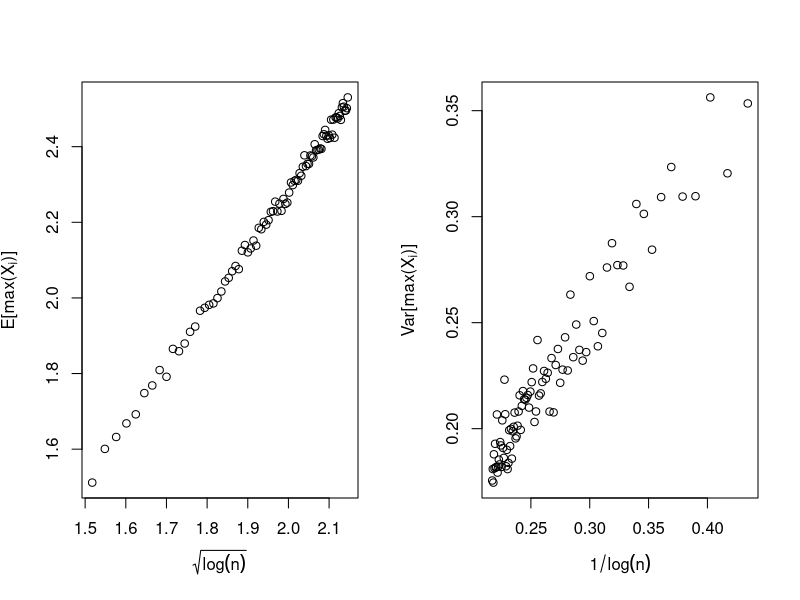
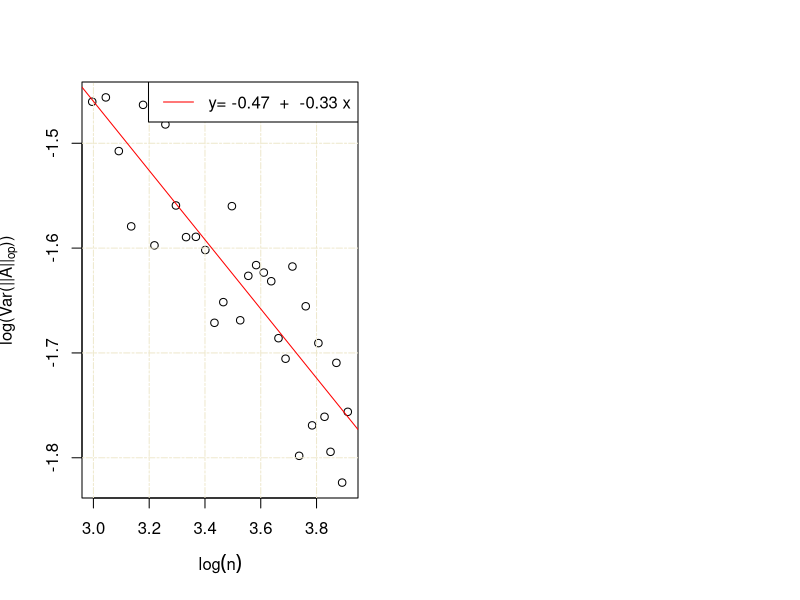

Write R code to recreate these figures, in order.
## ---- chunk 1
n <- 10:100
standard <- sapply(n, function(n) var(apply(matrix(rnorm(n*1000, sd = 1), ncol = 1000), 2, max)))
mn <- sapply(n, function(n) mean(apply(matrix(rnorm(n*1000, sd = 1), ncol = 1000), 2, max)))
par(mfrow = c(1,2))
plot(sqrt(log(n)), mn, xlab=expression(sqrt(log(n))), ylab=expression(paste("E[max(", X[i] ,  ")]")))
plot(1/log(n), standard, xlab=expression(1/log(n)), ylab=expression(paste("Var[max(", X[i] ,  ")]")))
## ---- chunk 2

n <- 20:50
sim <- sapply(n, function(n) var( apply(array(rnorm(n*n*1000), dim=c(n,n,1000)), 3, 
                                        function(data) svd(data, nu = 0, nv = 0)$d[1]) ))
plot(log(n), log(sim), ylab=expression(paste("log(Var(||A||"[op],"))")), xlab=expression(log(n)))
grid (NULL,NULL, lty = 6, col = "cornsilk2")
coefs <- round(unname(coefficients(lm(log(sim) ~ log(n)))), digits = 2)
abline(coef = coefs, col="red")
legend("topright", paste("y=",coefs[1]," + ",coefs[2], "x", collapse = ""),  lty = 1, col = "red")
## Limiting Varianceis n^(-1/3)
